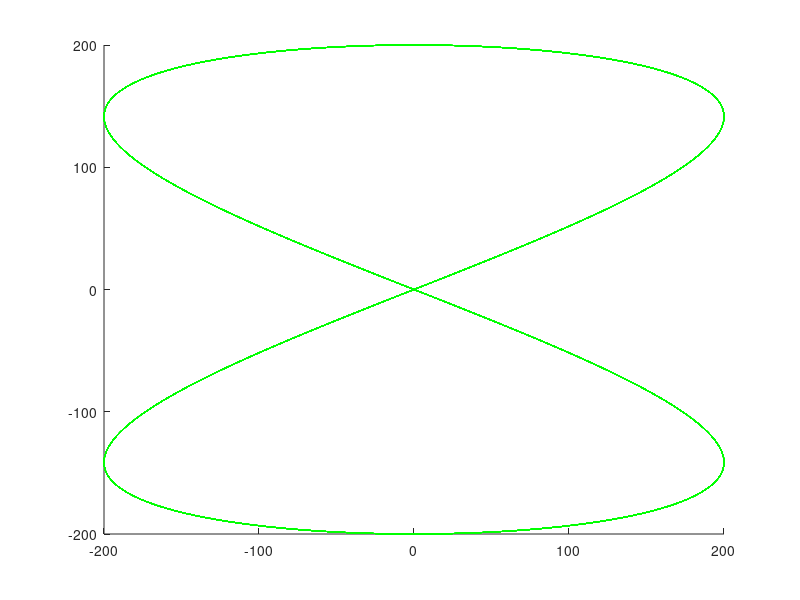

MATLAB code to generate this figure:
%% Lisazu

%% Inicijalizacija

close all
clear all
clc

%%

alfa = 0:0.01:100*pi;
a = 200;
x = a*sin(2*alfa);
y = a*cos(alfa);
X = [x; y];


figure
line(X(1,:),X(2,:),'Color','g')
